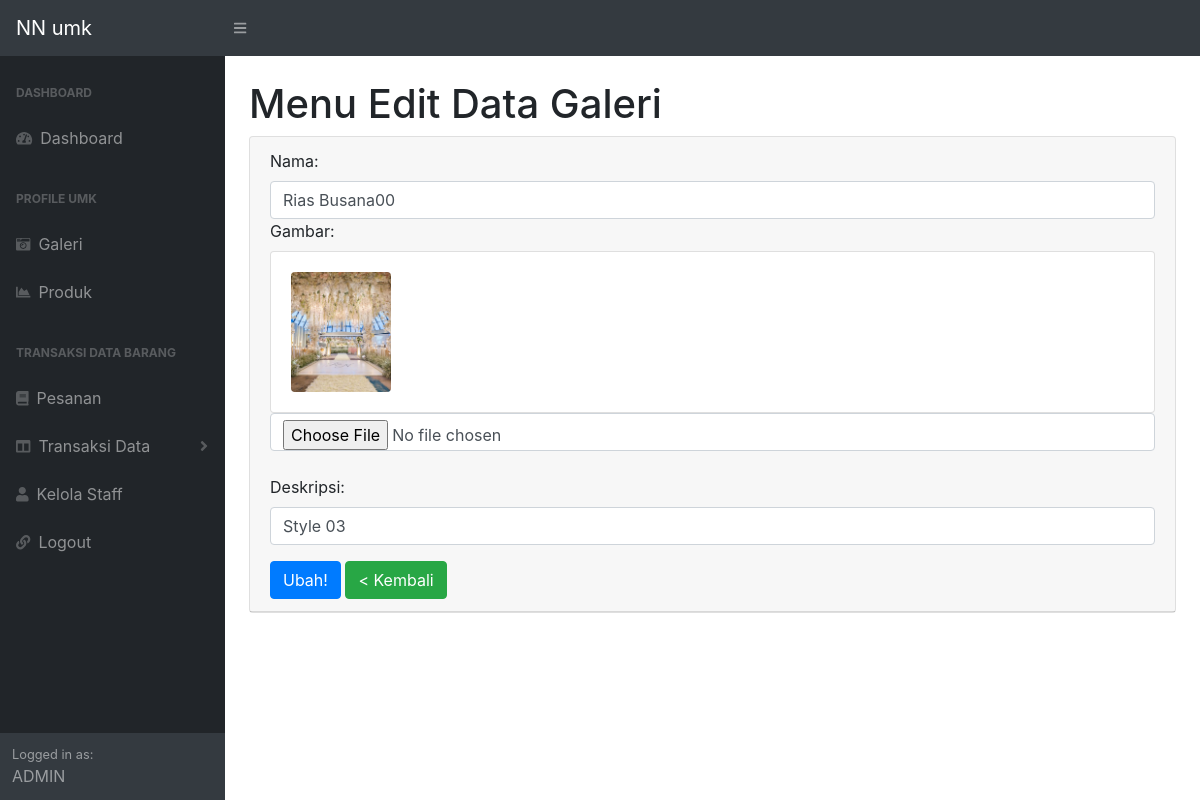
The page /admin/stock/ubahgaleri.php?id=62 on the database its author committed.
### tables this page shows
CREATE TABLE `album` (
  `idalbum` int(11) NOT NULL,
  `nama_album` varchar(225) NOT NULL,
  `gambar_album` varchar(100) NOT NULL,
  `deskripsi_album` text NOT NULL
);

### admin/stock/functions.php (called while the page is built, shortened)
<?php
require '../db.php';
function query($query){
	global $conn;
	$result = mysqli_query($conn, $query);
	$wadah = [];
	while ($row = mysqli_fetch_assoc($result) ) {
		$wadah[] = $row;
	}
	return  $wadah;
}

### admin/stock/ubahgaleri.php (the view, shortened to what this page needs)
<?php
    require 'functions.php';
?>
<!DOCTYPE html>
<html lang="en">
    <head>
        <link href="css/styles.css" rel="stylesheet" />
    </head>
    <body>
        <nav class="sb-topnav navbar navbar-expand navbar-dark bg-dark">
            <a class="navbar-brand" href="index.php">NN umk</a>
            <button class="btn btn-link btn-sm order-1 order-lg-0" id="sidebarToggle" href="#"><i class="fas fa-bars"></i></button>
        </nav>
        <div id="layoutSidenav">
            <div id="layoutSidenav_nav">
                <nav class="sb-sidenav accordion sb-sidenav-dark" id="sidenavAccordion">
                <div class="sb-sidenav-menu">
                        <div class="nav">
                        <div class="sb-sidenav-menu-heading">Dashboard</div>
                            <a class="nav-link" href="../index.php">
                                <div class="sb-nav-link-icon"><i class="fas fa-tachometer-alt"></i></div>
                                Dashboard
                            </a>
                            <div class="sb-sidenav-menu-heading">Profile Umk</div>
                            <a class="nav-link" href="galeri.php">
                                <div class="sb-nav-link-icon"><i class="fas fa-solid fa-camera-retro"></i></div>
                                Galeri
                            </a>
                            <a class="nav-link" href="produk.php">
                                <div class="sb-nav-link-icon"><i class="fas fa-chart-area"></i></div>
                                Produk
                            </a>
                            <div class="sb-sidenav-menu-heading">Transaksi Data Barang</div>
                            <a class="nav-link" href="pesanan.php">
                                <div class="sb-nav-link-icon"><i class="fas fa-book"></i></div>
                                Pesanan
                            </a>
                            <a class="nav-link collapsed" href="#" data-toggle="collapse" data-target="#collapseLayouts" aria-expanded="false" aria-controls="collapseLayouts">
                                <div class="sb-nav-link-icon"><i class="fas fa-columns"></i></div>
                                Transaksi Data
                                <div class="sb-sidenav-collapse-arrow"><i class="fas fa-angle-down"></i></div>
                            </a>
                            <a class="nav-link" href="staf.php">
                                <div class="sb-nav-link-icon"><i class="fa fa-user"></i></div>
                                Kelola Staff
                            </a>
                            <a class="nav-link" href="logout.php">
                                <div class="sb-nav-link-icon"><i class="fas fa-link"></i></div>
                                Logout
                            </a>
                        </div>
                    </div>
                    <div class="sb-sidenav-footer">
                        <div class="small">Logged in as:</div>
                        ADMIN
                    </div>
                </nav>
            </div>
            <div id="layoutSidenav_content">
                <main>
                    <div class="container-fluid">
                        <?php
                            $id =$_GET["id"];
                        ?>
                        <h1 class="mt-4">Menu Edit Data Galeri</h1>
                        <div class="card mb-4">
                            <div class="card-header">
                                <form action="" method="post" enctype="multipart/form-data">
                                    <?php  $albm = query("SELECT * FROM album WHERE idalbum = $id")[0];?>
                                    <label for="usr">Nama:</label>
                                    <input type="text" name="nama_album" class="form-control" required value="<?= $albm["nama_album"]?>">
                                    <label for="usr">Gambar:</label>
                                    <div class="card">
                                        <div class="card-body">
                                            <img src="../gambar/galeri/<?= $albm['gambar_album'] ?>" class="rounded"  width="100">
                                        </div>
                                    </div>
                                    <input type="file" name="gambar_album" class="form-control"  >
                                        <br>
                                    <label for="usr">Deskripsi:</label>
                                    <input type="text" name="deskripsi_album" placeholder="Deskripsi Galeri" class="form-control" required value="<?= $albm['deskripsi_album'] ?>">
                                            <button type="submit" name="edit" class="btn btn-primary mt-3">Ubah!</button>
                                            <a href="galeri.php" class="btn btn-success mt-3">< Kembali</a>
                                </form>
                            </div>
                        </div>
                    </div>
                </main>
            </div>
    </body>
</html>

### rows shown on the page
album: nama_album "Rias Busana00", gambar_album (picture), deskripsi_album "Style 03"
